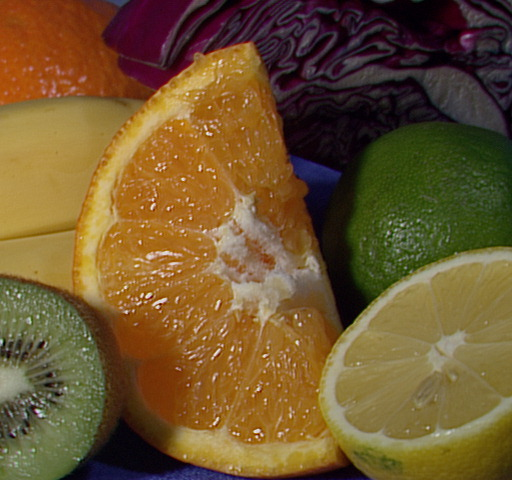
#> input picture notebooks/fruits.jpg, 512 x 480 px
$ jupyter execute edge.ipynb   (older library calls are emulated)
#> lines starting #> are read from the running program, lines starting #| are printed output that depends on the picture
# Edge Detection and Image Gradients

It is one of the most fundamental and important techniques in image processing. Check the below code for complete implementation. For more information, check this [link](https://docs.opencv.org/3.4/d2/d2c/tutorial_sobel_derivatives.html).

[cell 1]
import cv2
import matplotlib.pyplot as plt

[cell 2]
image = cv2.imread('fruits.jpg')
#> image is the input picture: shape (480, 512, 3); mean B, G, R 46.2, 85.6, 110.8
image = cv2.cvtColor(image, cv2.COLOR_BGR2RGB)
hgt, wdt, _ = image.shape
#> hgt = 480; wdt = 512

[cell 3]
# Sobel Edges
x_sobel = cv2.Sobel(image, cv2.CV_64F, 0, 1, ksize=5)
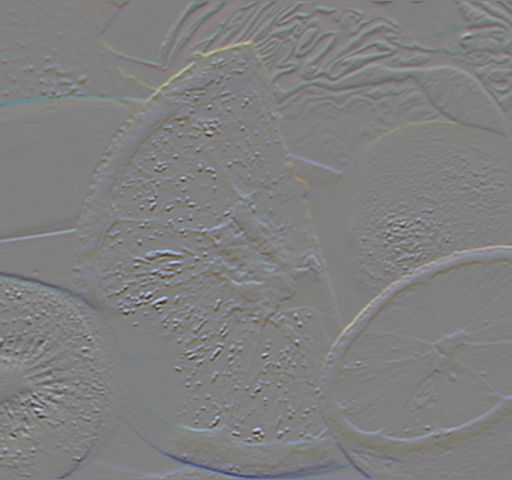
#> x_sobel: shape (480, 512, 3) float64; mean R, G, B 0, 6.1, 5.6; drawn with min black and max white
y_sobel = cv2.Sobel(image, cv2.CV_64F, 1, 0, ksize=5)
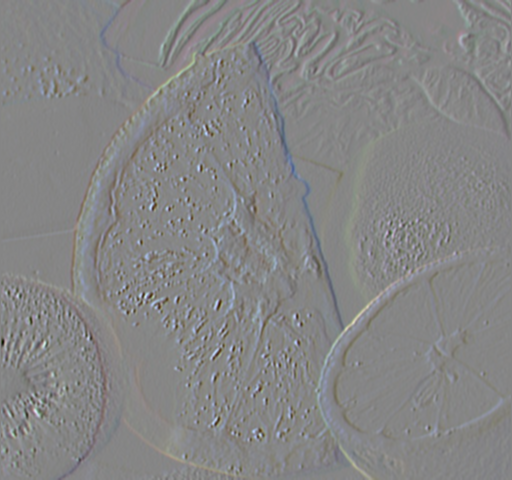
#> y_sobel: shape (480, 512, 3) float64; mean R, G, B -16.9, -10.8, -5.2; drawn with min black and max white
plt.figure(figsize=(15, 15))
plt.subplot(3, 2, 1)
plt.title("Original")
plt.imshow(image)
plt.subplot(3, 2, 2)
plt.title("Sobel X")
plt.imshow(x_sobel)
plt.subplot(3, 2, 3)
plt.title("Sobel Y")
plt.imshow(y_sobel)
sobel_or = cv2.bitwise_or(x_sobel, y_sobel)
#> sobel_or: shape (480, 512, 3) float64; 0.7% of the values are NaN or infinite; the others: min -131040, max 131056, mean -7722.3
plt.subplot(3, 2, 4)
plt.imshow(sobel_or)
laplacian = cv2.Laplacian(image, cv2.CV_64F)
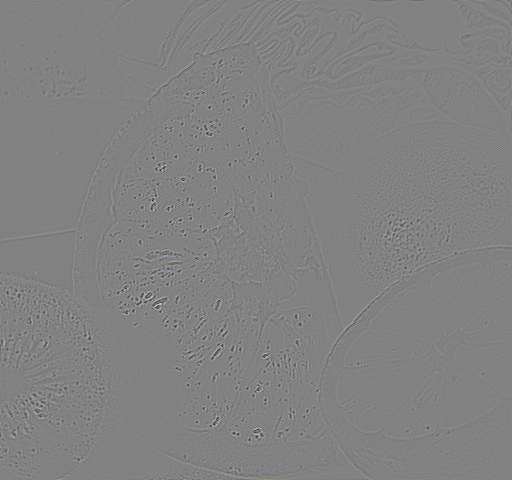
#> laplacian: shape (480, 512, 3) float64; mean R, G, B 0, 0, 0; drawn with min black and max white
plt.subplot(3, 2, 5)
plt.title("Laplacian")
plt.imshow(laplacian)
## There are two values: threshold1 and threshold2.
## Those gradients that are greater than threshold2 => considered as an edge
## Those gradients that are below threshold1 => considered not to be an edge.
## Those gradients Values that are in between threshold1 and threshold2 => either classiﬁed as edges or non-edges
# The first threshold gradient
canny = cv2.Canny(image, 50, 120)
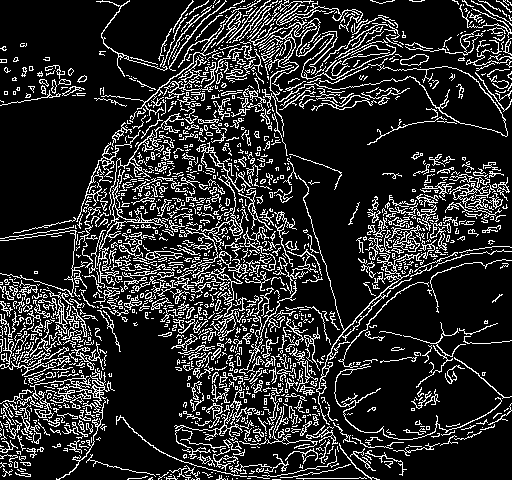
#> canny: shape (480, 512); 17.1% white in thin lines or dots
plt.subplot(3, 2, 6)
plt.imshow(canny)
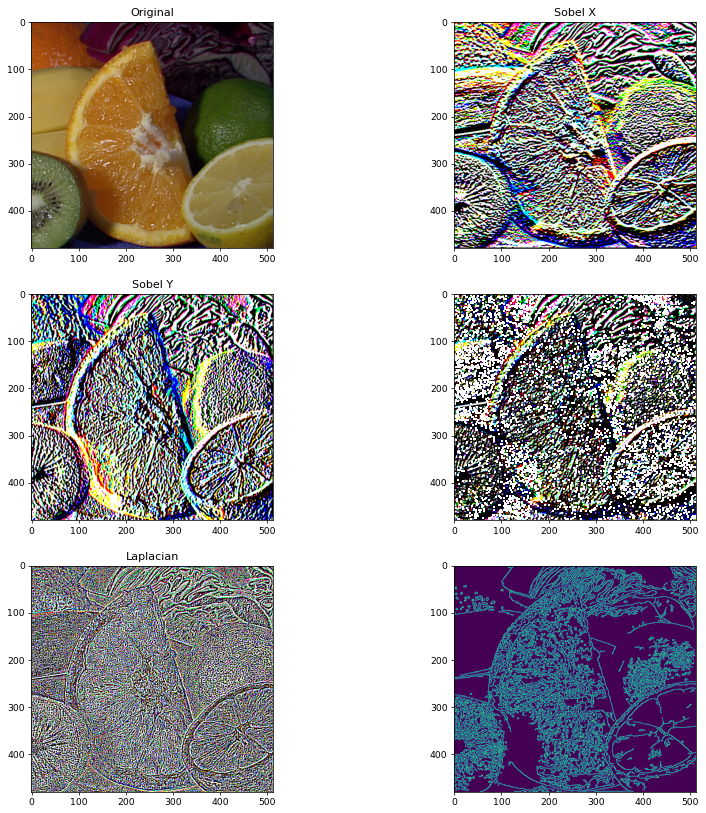
#> figure drawn by matplotlib, 6 panels

$ run again, with notebooks/building.jpg copied over notebooks/fruits.jpg
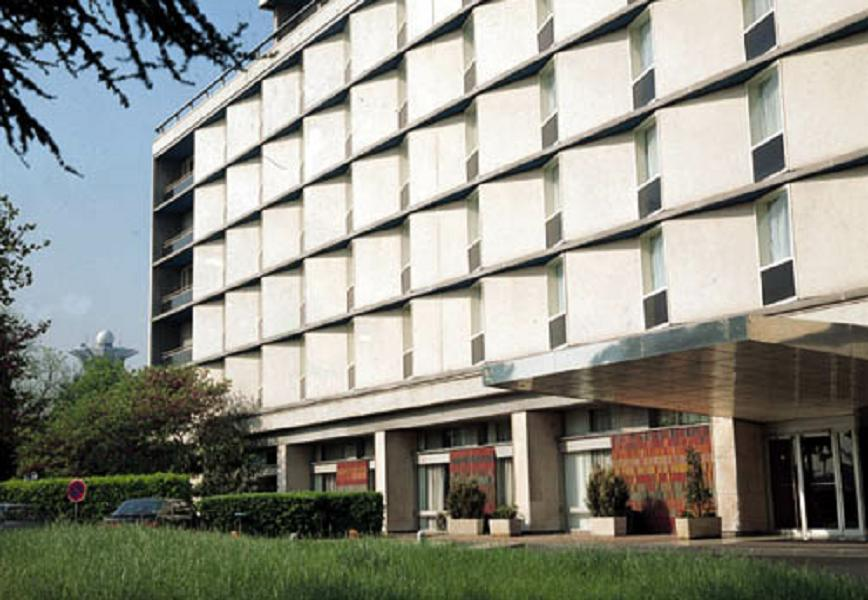
#> input picture notebooks/building.jpg, 868 x 600 px
#> image is the input picture: shape (600, 868, 3); mean B, G, R 133.7, 143.6, 142.9
#> sobel_or: shape (600, 868, 3) float64; 0.73% of the values are NaN or infinite; the others: min -131056, max 131056, mean -7704.8
#> `laplacian = cv2.Laplacian(image, cv2.CV_64F)`:
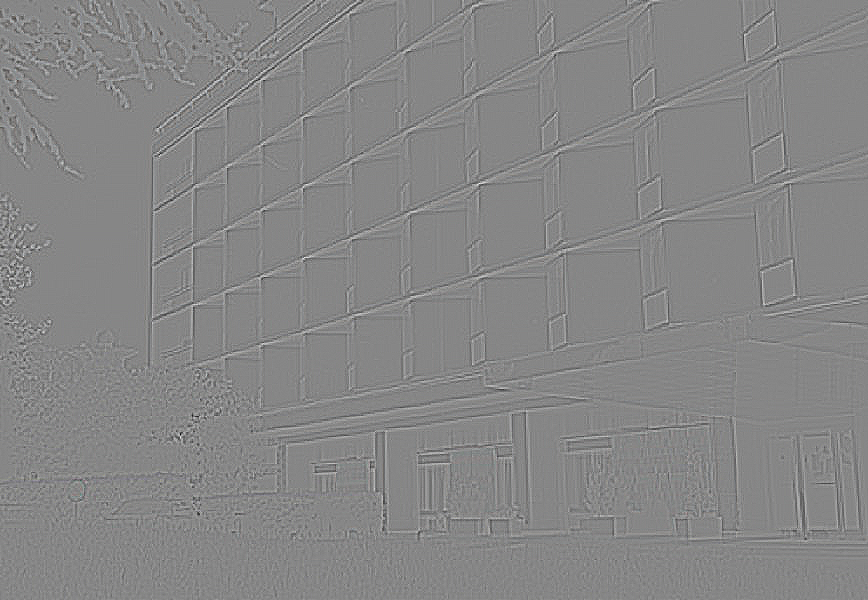
#> laplacian: shape (600, 868, 3) float64; mean R, G, B 0, 0, 0; drawn with min black and max white
#> `canny = cv2.Canny(image, 50, 120)`:
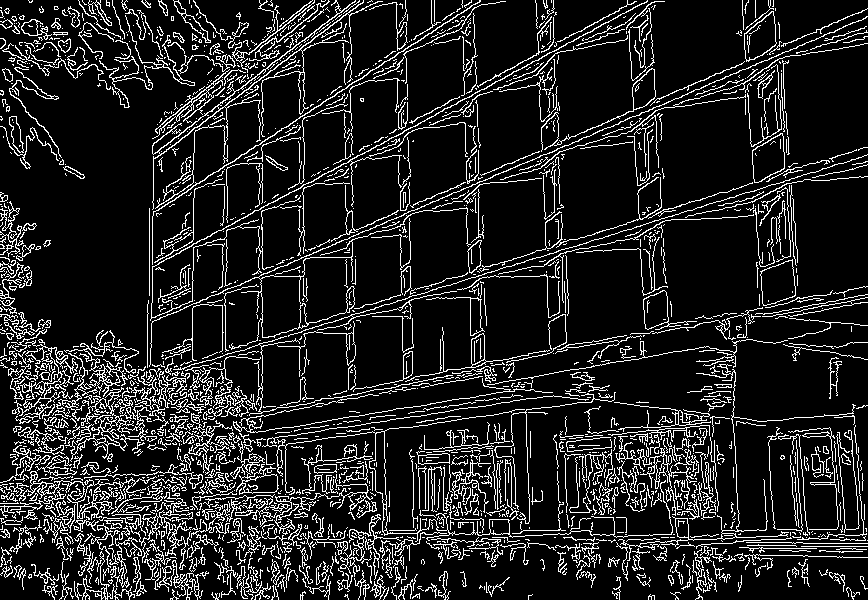
#> canny: shape (600, 868); 13.6% white in thin lines or dots

$ run again, with notebooks/butterfly.jpg copied over notebooks/fruits.jpg
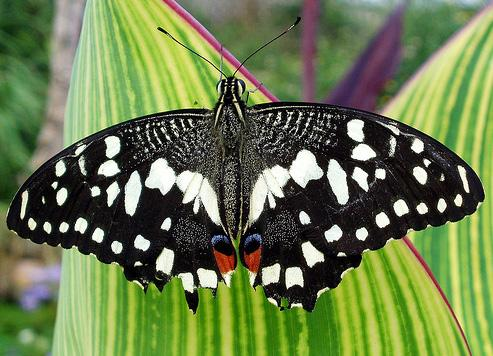
#> input picture notebooks/butterfly.jpg, 493 x 356 px
#> image is the input picture: shape (356, 493, 3); mean B, G, R 77.2, 123.6, 107
#> sobel_or: shape (356, 493, 3) float64; 0.4% of the values are NaN or infinite; the others: min -131064, max 131056, mean -14096.8
#> `laplacian = cv2.Laplacian(image, cv2.CV_64F)`:
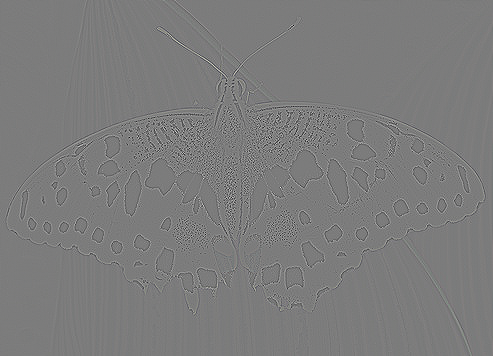
#> laplacian: shape (356, 493, 3) float64; mean R, G, B 0, 0, 0; drawn with min black and max white
#> `canny = cv2.Canny(image, 50, 120)`:
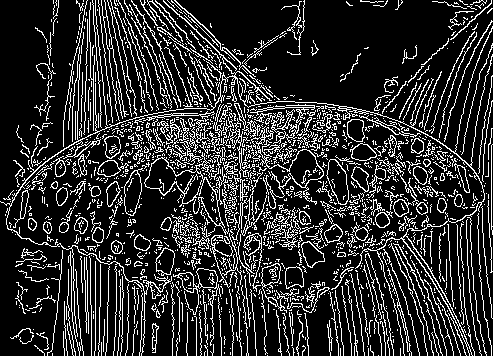
#> canny: shape (356, 493); 18.4% white in thin lines or dots

$ run again, with notebooks/home.jpg copied over notebooks/fruits.jpg
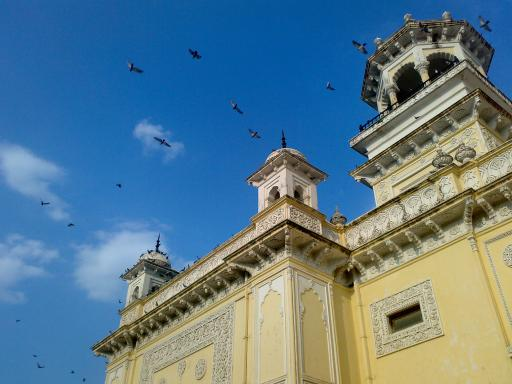
#> input picture notebooks/home.jpg, 512 x 384 px
#> image is the input picture: shape (384, 512, 3); mean B, G, R 141.2, 123.9, 91.6
#> sobel_or: shape (384, 512, 3) float64; 1.22% of the values are NaN or infinite; the others: min -131056, max 131040, mean -6122.7
#> `laplacian = cv2.Laplacian(image, cv2.CV_64F)`:
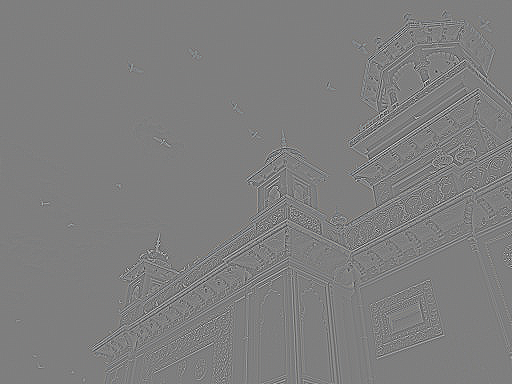
#> laplacian: shape (384, 512, 3) float64; mean R, G, B 0, 0, 0; drawn with min black and max white
#> `canny = cv2.Canny(image, 50, 120)`:
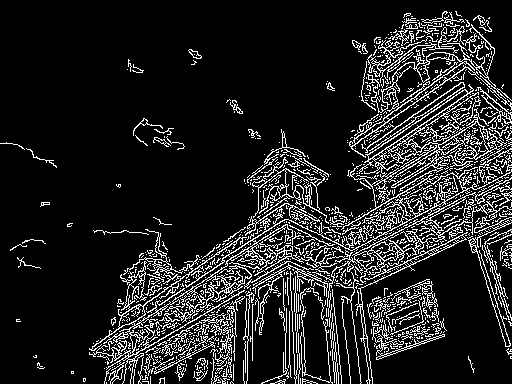
#> canny: shape (384, 512); 13.4% white in thin lines or dots
